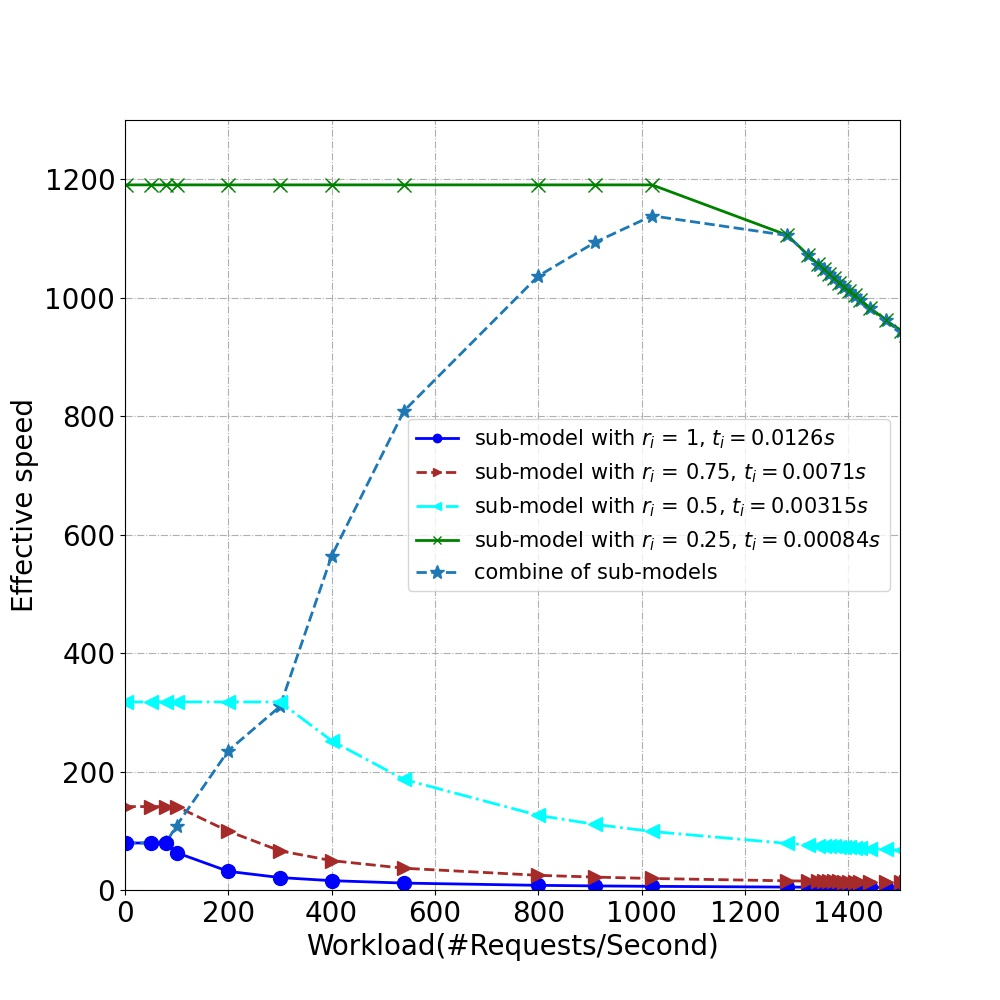

Python code for this plot:

import matplotlib.pyplot as plt
import numpy


def drawBasic(tlist, x, slicerate):

     y = []
     label = []
     pots = []

     for k in range(len(tlist)):
          interval0 = [1/tlist[k] if (r < (1/tlist[k])) else 0 for r in x]
          interval1 = [(1/tlist[k])*(1/tlist[k])/r if (r > (1/tlist[k])) else 0 for r in x]
          y1 = numpy.array(interval0) + numpy.array(interval1)
          y.append(y1)
          label.append('sub-model with $r_i$ = ' + str(slicerate[k]) + ", $t_i=$" + str(tlist[k]) + "$s$")


          tmp = []
          for x_ in x:
               if x_ < 1/tlist[k]:
                    y_ = 1/tlist[k]
               else:
                    y_ =(1/tlist[k])*(1/tlist[k])/x_
               tmp.append([x_, y_])
          pots.append(tmp)

     return y, label, pots


x = [1, 50, 80, 100, 200, 300, 400, 540, 800, 910, 1020, 1282, 1322, 1342, 1352, 1362, 1372, 1382, 1392, 1402, 1412, 1422, 1442, 1472, 1502, 1512, 1522, 1532, 1542, 1552, 1562, 1572]

y, label, pots = drawBasic([0.0126, 0.0071, 0.00315, 0.00084], x, [1, 0.75, 0.5, 0.25])
print(y)

fig=plt.figure(figsize=(10,10))
ax=fig.add_subplot(111)
ax.axis([0, 1500, 0, 1300])

line_sym = ["-", "--", "-.", "-"]
pot_sym = ["o", ">", "<", "x"]
colors = ['blue', 'brown', 'aqua', 'green']

for i in range(len(y)):
     ax.plot(x, y[i],line_sym[i], marker=pot_sym[i], ms=6, label=label[i], linewidth=2, color=colors[i])

y_sche = [79.36507936507937, 79.36507936507937, 80.90207914151576, 108.87547507265816, 235.33422758774873, 309.8069900886802, 564.0873015873016, 808.9359200470311, 1036.6071428571427, 1093.5810221524505, 1138.2664176781823, 1105.0442017680707, 1071.6086737266767, 1055.6383507203177, 1047.8303747534517, 1040.1370533529123, 1032.5558794946548, 1025.0844187168354, 1017.7203065134099, 1010.4612458392771, 1003.3050047214351, 996.2494139709328, 982.431807674526, 962.409420289855, 943.1868619618286, 936.9488536155203, 930.7928164695575, 924.7171453437771, 918.7202766969303, 912.8006872852234, 906.9568928723858, 901.1874469889736]
ax.plot(x, y_sche, "--", marker='*', ms=10, label="combine of sub-models", linewidth=2)


for k in range(len(pots)):
     ele = pots[k]
     for i in range(len(ele)):
          xc1, yc1 = ele[i]
          ax.plot(xc1, yc1, line_sym[k], marker=pot_sym[k], ms=10, color=colors[k])


plt.legend(fontsize=15)
plt.xticks(fontsize=20)
plt.yticks(fontsize=20)
ax.set_xlabel('Workload(#Requests/Second)', fontsize=20)
ax.set_ylabel('Effective speed', fontsize=20)
plt.grid(linestyle='-.')
plt.savefig('./Speed.jpg')
plt.show()
# 每妙发送500条








